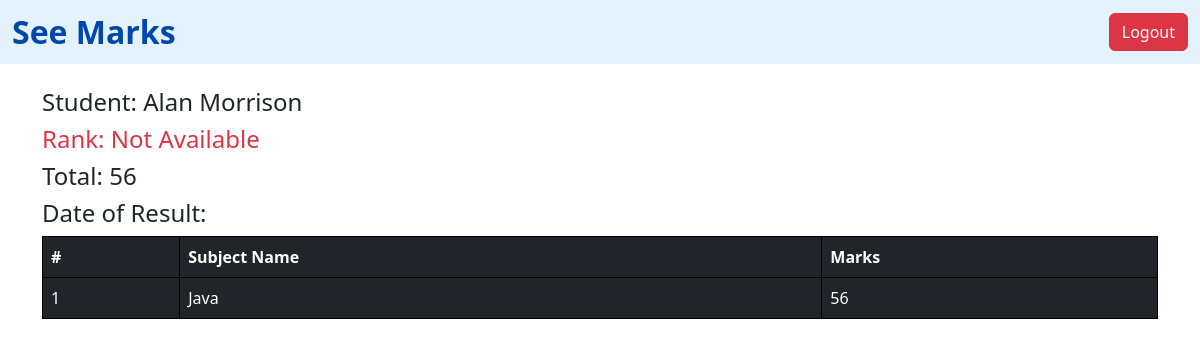
/see_marks/44/, run on an earlier commit of the app's database.
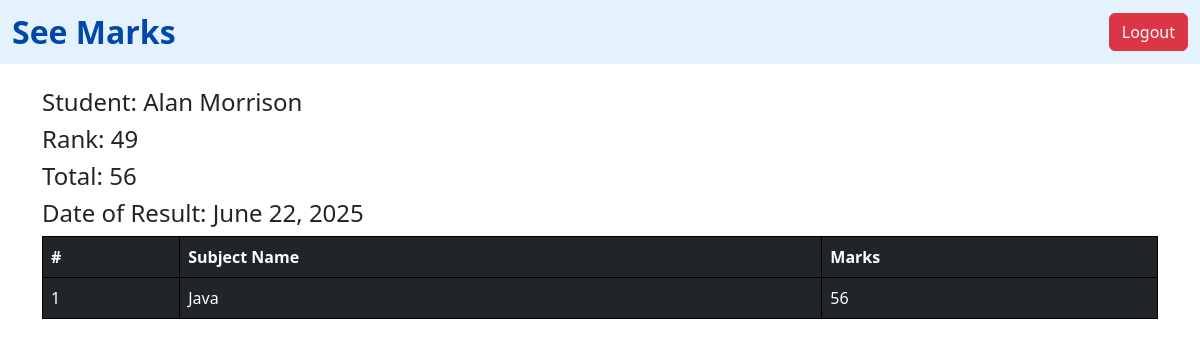
And on a later commit of the database.
### vege/models.py (models this page shows, shortened)
class ReportCard(models.Model):
    student = models.ForeignKey(Student, on_delete=models.CASCADE)
    student_rank = models.IntegerField()
    date_of_report_card_generation = models.DateField(auto_now_add=True)
    class Meta:
        unique_together = ['student_rank', 'date_of_report_card_generation']

### vege/views.py (the view)
# urls.py: path('see_marks/<int:student_id>/', see_marks, name='see_marks'),
def see_marks(request, student_id):
    try:
        student = Student.objects.get(student_id__id=student_id)
        queryset = SubjectMarks.objects.filter(student=student)
        total_marks = queryset.aggregate(total_marks=Sum('marks'))
        report_card = ReportCard.objects.filter(student=student).first()
    except Student.DoesNotExist:
        student = None
        queryset = []
        total_marks = {'total_marks': 0}
        report_card = None
    return render(request, 'report/see_marks.html', {
        'student': student,
        'queryset': queryset,
        'total_marks': total_marks,
        'report_card': report_card,
    })

### vege/templates/report/see_marks.html
{% extends "base.html" %}
{% block start %}
<nav class="navbar navbar-expand-lg" style="background-color: #e3f2fd;">
    <div class="container-fluid">
        <span class="navbar-brand mb-0 h1 fw-bold" style="font-size: 2rem; color: #0047ab;">See Marks</span>
        <div class="d-flex">
            <a href="{% url 'logout' %}" class="btn btn-danger">Logout</a>
        </div>
    </div>
</nav>
<div class="container mt-4">
    <h4>Student: {{ student.student_name }}</h4>
{% if report_card %}
    <h4>Rank: {{ report_card.student_rank }}</h4>
{% else %}
    <h4 class="text-danger">Rank: Not Available</h4>
{% endif %}
<h4>Total: {{ total_marks.total_marks }}</h4>
<h4>Date of Result: {{ report_card.date_of_report_card_generation }}</h4>
    <table class="table table-dark">
        <thead>
            <tr>
                <th>#</th>
                <th>Subject Name</th>
                <th>Marks</th>
            </tr>
        </thead>
        <tbody>
            {% for marks in queryset %}
            <tr>
                <td>{{ forloop.counter }}</td>
                <td>{{ marks.subject.subject_name }}</td>
                <td>{{ marks.marks }}</td>
            </tr>
            {% empty %}
            <tr>
                <td colspan="3" class="text-center">No marks found.</td>
            </tr>
            {% endfor %}
        </tbody>
    </table>
</div>
{% endblock %}

What changed in the data, as far as the page shows it:
added ReportCard: student_rank "49", date_of_report_card_generation "June 22, 2025"
Also different on the page:
text no longer shown: "Rank: Not Available"
text now shown: "Rank:"
